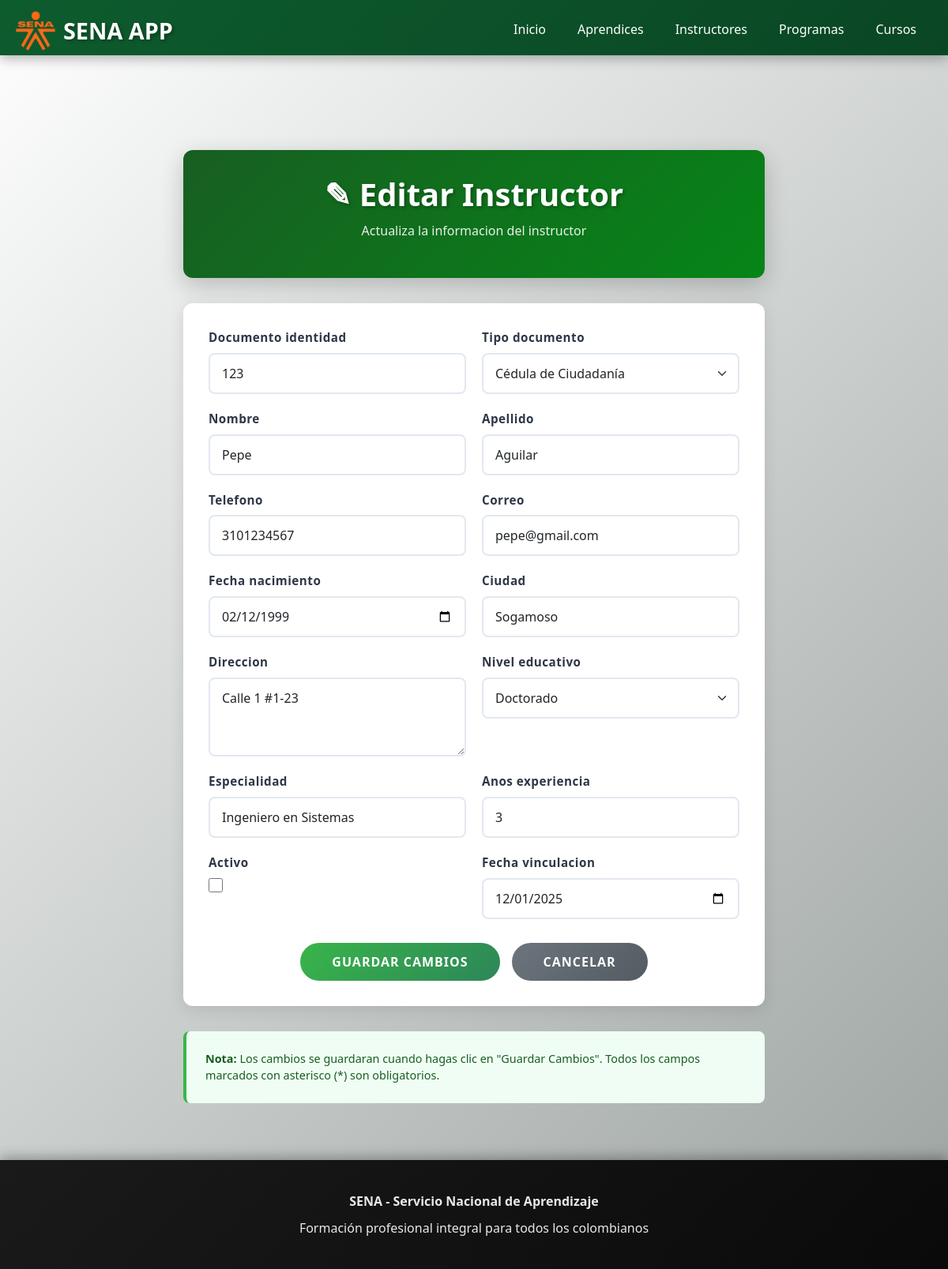
Page /instructores/123/editar/ on the committed database.
### instructores/models.py (models this page shows, shortened)
class Instructor(models.Model):
    documento_identidad = models.CharField(max_length=20, unique=True)
    tipo_documento = models.CharField(max_length=3, choices=TIPO_DOCUMENTO_CHOICES, default='CC')
    nombre = models.CharField(max_length=100)
    apellido = models.CharField(max_length=100)
    telefono = models.CharField(max_length=10, null=True)
    correo = models.EmailField(null=True)
    fecha_nacimiento = models.DateField()
    ciudad = models.CharField(max_length=100, null=True)
    direccion = models.TextField(null=True)
    nivel_educativo= models.CharField(max_length=3, choices=NIVEL_EDUCATIVO_CHOICES, default='MAE')
    especialidad = models.CharField(max_length=100)
    anos_experiencia = models.PositiveIntegerField()
    activo = models.BooleanField(default=True)
    fecha_vinculacion = models.DateField()
    fecha_registro = models.DateTimeField(auto_now_add=True)

### instructores/views.py (the view, shortened to what this page needs)
# urls.py: path('<str:document>/editar/', views.InstructorUpdateView.as_view(), name='editar_instructor'),
class InstructorUpdateView(generic.UpdateView):
    model = Instructor
    form_class = InstructorForm
    template_name = 'editar_instructor.html'
    success_url = reverse_lazy('instructores:lista_instructores')
    slug_field = 'documento_identidad'
    slug_url_kwarg = 'document'

### instructores/templates/editar_instructor.html (shortened to what this page needs)
{% extends "master.html" %}
{% load bootstrap5 %}
{% block page_content %}
<div style="padding: 2rem; max-width: 800px; margin: 0 auto;">
    <div style="background: linear-gradient(135deg, #185e22ff 0%, #068517ff 100%); padding: 2rem; border-radius: 12px; margin-bottom: 2rem; box-shadow: 0 10px 30px rgba(0,0,0,0.2); text-align: center;">
        <h1 style="color: white; margin: 0; font-size: 2.5rem; font-weight: 700; text-shadow: 2px 2px 4px rgba(0,0,0,0.3);">
            ✎ Editar Instructor
        </h1>
        <p style="color: rgba(255,255,255,0.9); margin-top: 10px; font-size: 1rem;">Actualiza la informacion del instructor</p>
    </div>
    <div style="background: white; border-radius: 12px; overflow: hidden; box-shadow: 0 4px 20px rgba(0,0,0,0.1); padding: 2rem;">
        <form method="post" novalidate>
            <div style="display: grid; grid-template-columns: 1fr 1fr; gap: 20px;">
                {% for field in form %}
                    {% if field.name not in "photo" %}
                    <div style="grid-column: {% if field.name in 'specialization,birthdate' %}1 / -1{% else %}auto{% endif %};">
                        <label for="{{ field.id_for_label }}" style="display: block; color: #2d3748; font-weight: 600; margin-bottom: 8px; font-size: 0.95rem; letter-spacing: 0.5px;">
                            {{ field.label }}
                        </label>
                        {% if field.field.widget.input_type == "checkbox" %}
                            <input type="checkbox" id="{{ field.id_for_label }}" name="{{ field.name }}"
                                   style="width: 18px; height: 18px; cursor: pointer; accent-color: #39b54a;">
                        {% else %}
                            {{ field }}
                        {% endif %}
                    </div>
                    {% endif %}
                {% endfor %}
            </div>
            <div style="display: flex; gap: 15px; margin-top: 30px; justify-content: center;">
                <button type="submit" style="padding: 12px 40px; background: linear-gradient(135deg, #39b54a 0%, #2d8659 100%); color: white; border: none; border-radius: 25px; font-weight: 600; font-size: 1rem; cursor: pointer; transition: all 0.3s ease; text-transform: uppercase; letter-spacing: 1px;"
                        onmouseover="this.style.transform='scale(1.05)'; this.style.boxShadow='0 10px 25px rgba(57, 181, 74, 0.3)'"
                        onmouseout="this.style.transform='scale(1)'; this.style.boxShadow='none'">
                    Guardar Cambios
                </button>
                <a href="/instructores/" style="padding: 12px 40px; background: linear-gradient(135deg, #6c757d 0%, #545b62 100%); color: white; text-decoration: none; border-radius: 25px; font-weight: 600; font-size: 1rem; transition: all 0.3s ease; text-transform: uppercase; letter-spacing: 1px; display: inline-block;"
                   onmouseover="this.style.transform='scale(1.05)'; this.style.boxShadow='0 10px 25px rgba(108, 117, 125, 0.3)'"
                   onmouseout="this.style.transform='scale(1)'; this.style.boxShadow='none'">
                    Cancelar
                </a>
            </div>
        </form>
    </div>
    <div style="margin-top: 2rem; padding: 1.5rem; background: #f0fdf4; border-left: 4px solid #39b54a; border-radius: 8px;">
        <p style="color: #185e22; margin: 0; font-size: 0.9rem;">
            <strong>Nota:</strong> Los cambios se guardaran cuando hagas clic en "Guardar Cambios".
            Todos los campos marcados con asterisco (*) son obligatorios.
        </p>
    </div>
</div>
{% endblock %}

### aprendices/static/css/main.css (style rules this page uses)
* { margin: 0; padding: 0; box-sizing: border-box; }
body { font-family: 'Segoe UI', Tahoma, Geneva, Verdana, sans-serif; background: linear-gradient(135deg, #fefffe 0%, #9ca3a0 100%); min-height: 100vh; display: flex; flex-direction: column; }

### instructores/templates/editar_instructor.html (style rules this page uses)
input[type="text"], input[type="email"], input[type="date"], input[type="tel"], textarea, select { width: 100%; padding: 12px 15px; border: 2px solid #e2e8f0; border-radius: 8px; font-size: 1rem; transition: all 0.3s ease; font-family: 'Segoe UI', Tahoma, Geneva, Verdana, sans-serif; box-sizing: border-box; }
textarea { resize: vertical; min-height: 120px; }

### rows in the picture
Instructor: form "123" "Cédula de Ciudadanía" "Pepe" "Aguilar" "3101234567" "pepe@gmail.com" "02/12/1999" "Sogamoso" "Calle 1 #1-23" "Doctorado" "Ingeniero en Sistemas" "3" "12/01/2025"

### other values in the picture
{{ field.label }} "Documento identidad" "Tipo documento" "Nombre" "Apellido" "Telefono" "Correo" "Fecha nacimiento" "Ciudad" "Direccion" "Nivel educativo" "Especialidad" "Anos experiencia" "Activo" "Fecha vinculacion"
